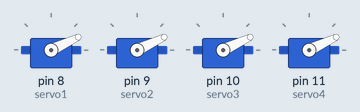
Simulated run of this sketch. Board: Arduino Uno, built with avr-gcc and run on an emulated ATmega328P. Parts: 4 × servo.

Above: at 0.1 s.
At 1.0 s:
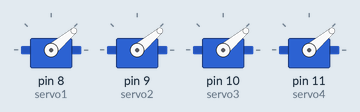
At 1.6 s:
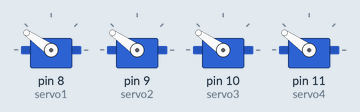
At 2.1 s:
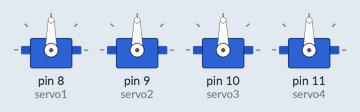
Timing chart, 0 to 3.6 s (numbered marks = the images above):
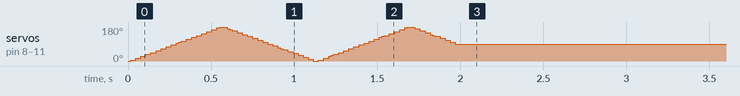

The sketch:

4_Servo_Motors_Sweep___Hold_Control.ino
```cpp
#include <Servo.h>

Servo servo1;
Servo servo2;
Servo servo3;
Servo servo4;

void setup() {
  servo1.attach(8);
  servo2.attach(9);
  servo3.attach(10);
  servo4.attach(11);

  unsigned long startTime = millis();

  while (millis() - startTime < 2000) {
    for (int pos = 0; pos <= 180; pos += 5) {
      if (millis() - startTime >= 2000) break;
      servo1.write(pos);
      servo2.write(pos);
      servo3.write(pos);
      servo4.write(pos);
      delay(15);
    }

    for (int pos = 180; pos >= 0; pos -= 5) {
      if (millis() - startTime >= 2000) break;
      servo1.write(pos);
      servo2.write(pos);
      servo3.write(pos);
      servo4.write(pos);
      delay(15);
    }
  }

  servo1.write(90);
  servo2.write(90);
  servo3.write(90);
  servo4.write(90);
}

void loop() {
}
```
